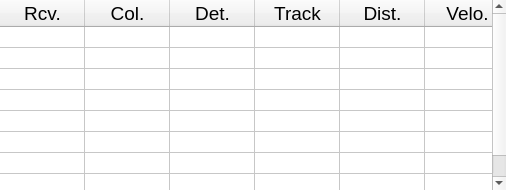
<?xml version="1.0" encoding="UTF-8"?>
<ui version="4.0">
 <class>AWLTableView</class>
 <widget class="QFrame" name="AWLTableView">
  <property name="geometry">
   <rect>
    <x>0</x>
    <y>0</y>
    <width>506</width>
    <height>190</height>
   </rect>
  </property>
  <property name="sizePolicy">
   <sizepolicy hsizetype="MinimumExpanding" vsizetype="MinimumExpanding">
    <horstretch>0</horstretch>
    <verstretch>0</verstretch>
   </sizepolicy>
  </property>
  <property name="minimumSize">
   <size>
    <width>506</width>
    <height>190</height>
   </size>
  </property>
  <property name="font">
   <font>
    <family>MS Shell Dlg 2</family>
   </font>
  </property>
  <property name="windowTitle">
   <string>TableView</string>
  </property>
  <property name="windowIcon">
   <iconset>
    <normaloff>AWLQtDemo.ico</normaloff>AWLQtDemo.ico</iconset>
  </property>
  <property name="styleSheet">
   <string notr="true"/>
  </property>
  <property name="frameShape">
   <enum>QFrame::NoFrame</enum>
  </property>
  <property name="lineWidth">
   <number>2</number>
  </property>
  <layout class="QVBoxLayout" name="verticalLayout">
   <property name="spacing">
    <number>0</number>
   </property>
   <property name="leftMargin">
    <number>0</number>
   </property>
   <property name="topMargin">
    <number>0</number>
   </property>
   <property name="rightMargin">
    <number>0</number>
   </property>
   <property name="bottomMargin">
    <number>0</number>
   </property>
   <item>
    <widget class="QTableWidget" name="distanceTable">
     <property name="sizePolicy">
      <sizepolicy hsizetype="Ignored" vsizetype="MinimumExpanding">
       <horstretch>10</horstretch>
       <verstretch>10</verstretch>
      </sizepolicy>
     </property>
     <property name="minimumSize">
      <size>
       <width>400</width>
       <height>90</height>
      </size>
     </property>
     <property name="font">
      <font>
       <pointsize>-1</pointsize>
      </font>
     </property>
     <property name="autoFillBackground">
      <bool>true</bool>
     </property>
     <property name="styleSheet">
      <string notr="true">font-size: 14px;</string>
     </property>
     <property name="frameShape">
      <enum>QFrame::NoFrame</enum>
     </property>
     <property name="frameShadow">
      <enum>QFrame::Plain</enum>
     </property>
     <property name="lineWidth">
      <number>1</number>
     </property>
     <property name="midLineWidth">
      <number>2</number>
     </property>
     <property name="verticalScrollBarPolicy">
      <enum>Qt::ScrollBarAsNeeded</enum>
     </property>
     <property name="horizontalScrollBarPolicy">
      <enum>Qt::ScrollBarAlwaysOff</enum>
     </property>
     <property name="autoScroll">
      <bool>true</bool>
     </property>
     <property name="tabKeyNavigation">
      <bool>false</bool>
     </property>
     <property name="showGrid">
      <bool>true</bool>
     </property>
     <property name="gridStyle">
      <enum>Qt::SolidLine</enum>
     </property>
     <property name="sortingEnabled">
      <bool>false</bool>
     </property>
     <property name="wordWrap">
      <bool>false</bool>
     </property>
     <property name="cornerButtonEnabled">
      <bool>false</bool>
     </property>
     <property name="rowCount">
      <number>8</number>
     </property>
     <property name="columnCount">
      <number>8</number>
     </property>
     <attribute name="horizontalHeaderVisible">
      <bool>true</bool>
     </attribute>
     <attribute name="horizontalHeaderCascadingSectionResizes">
      <bool>true</bool>
     </attribute>
     <attribute name="horizontalHeaderDefaultSectionSize">
      <number>85</number>
     </attribute>
     <attribute name="horizontalHeaderHighlightSections">
      <bool>false</bool>
     </attribute>
     <attribute name="horizontalHeaderMinimumSectionSize">
      <number>40</number>
     </attribute>
     <attribute name="horizontalHeaderShowSortIndicator" stdset="0">
      <bool>false</bool>
     </attribute>
     <attribute name="horizontalHeaderStretchLastSection">
      <bool>true</bool>
     </attribute>
     <attribute name="verticalHeaderVisible">
      <bool>false</bool>
     </attribute>
     <attribute name="verticalHeaderCascadingSectionResizes">
      <bool>false</bool>
     </attribute>
     <attribute name="verticalHeaderDefaultSectionSize">
      <number>21</number>
     </attribute>
     <attribute name="verticalHeaderHighlightSections">
      <bool>true</bool>
     </attribute>
     <attribute name="verticalHeaderShowSortIndicator" stdset="0">
      <bool>false</bool>
     </attribute>
     <attribute name="verticalHeaderStretchLastSection">
      <bool>false</bool>
     </attribute>
     <row/>
     <row/>
     <row/>
     <row/>
     <row/>
     <row/>
     <row/>
     <row/>
     <column>
      <property name="text">
       <string>Rcv.</string>
      </property>
      <property name="font">
       <font>
        <pointsize>14</pointsize>
       </font>
      </property>
     </column>
     <column>
      <property name="text">
       <string>Col.</string>
      </property>
      <property name="font">
       <font>
        <pointsize>14</pointsize>
       </font>
      </property>
     </column>
     <column>
      <property name="text">
       <string>Det.</string>
      </property>
      <property name="font">
       <font>
        <pointsize>14</pointsize>
       </font>
      </property>
     </column>
     <column>
      <property name="text">
       <string>Track</string>
      </property>
      <property name="font">
       <font>
        <pointsize>14</pointsize>
       </font>
      </property>
     </column>
     <column>
      <property name="text">
       <string>Dist.</string>
      </property>
      <property name="font">
       <font>
        <pointsize>14</pointsize>
       </font>
      </property>
     </column>
     <column>
      <property name="text">
       <string>Velo.</string>
      </property>
      <property name="font">
       <font>
        <pointsize>14</pointsize>
       </font>
      </property>
     </column>
     <column>
      <property name="text">
       <string>Int.</string>
      </property>
      <property name="font">
       <font>
        <pointsize>14</pointsize>
       </font>
      </property>
     </column>
     <column>
      <property name="text">
       <string>Level</string>
      </property>
      <property name="font">
       <font>
        <pointsize>14</pointsize>
       </font>
      </property>
     </column>
     <item row="0" column="0">
      <property name="text">
       <string/>
      </property>
      <property name="font">
       <font>
        <pointsize>12</pointsize>
       </font>
      </property>
      <property name="textAlignment">
       <set>AlignCenter</set>
      </property>
     </item>
     <item row="0" column="1">
      <property name="text">
       <string/>
      </property>
      <property name="font">
       <font>
        <pointsize>12</pointsize>
       </font>
      </property>
      <property name="textAlignment">
       <set>AlignCenter</set>
      </property>
     </item>
     <item row="0" column="2">
      <property name="text">
       <string/>
      </property>
      <property name="font">
       <font>
        <pointsize>12</pointsize>
       </font>
      </property>
      <property name="textAlignment">
       <set>AlignCenter</set>
      </property>
     </item>
     <item row="0" column="3">
      <property name="text">
       <string/>
      </property>
      <property name="font">
       <font>
        <pointsize>12</pointsize>
       </font>
      </property>
      <property name="textAlignment">
       <set>AlignCenter</set>
      </property>
     </item>
     <item row="0" column="4">
      <property name="text">
       <string/>
      </property>
      <property name="font">
       <font>
        <pointsize>12</pointsize>
       </font>
      </property>
      <property name="textAlignment">
       <set>AlignTrailing|AlignVCenter</set>
      </property>
     </item>
     <item row="0" column="5">
      <property name="text">
       <string/>
      </property>
      <property name="font">
       <font>
        <pointsize>12</pointsize>
       </font>
      </property>
      <property name="textAlignment">
       <set>AlignTrailing|AlignVCenter</set>
      </property>
     </item>
     <item row="0" column="6">
      <property name="text">
       <string/>
      </property>
      <property name="font">
       <font>
        <pointsize>12</pointsize>
       </font>
      </property>
      <property name="textAlignment">
       <set>AlignTrailing|AlignVCenter</set>
      </property>
     </item>
     <item row="0" column="7">
      <property name="text">
       <string/>
      </property>
      <property name="font">
       <font>
        <pointsize>12</pointsize>
       </font>
      </property>
      <property name="textAlignment">
       <set>AlignTrailing|AlignVCenter</set>
      </property>
     </item>
     <item row="1" column="0">
      <property name="text">
       <string/>
      </property>
      <property name="font">
       <font>
        <pointsize>12</pointsize>
       </font>
      </property>
      <property name="textAlignment">
       <set>AlignCenter</set>
      </property>
     </item>
     <item row="1" column="1">
      <property name="text">
       <string/>
      </property>
      <property name="font">
       <font>
        <pointsize>12</pointsize>
       </font>
      </property>
      <property name="textAlignment">
       <set>AlignCenter</set>
      </property>
     </item>
     <item row="1" column="2">
      <property name="text">
       <string/>
      </property>
      <property name="font">
       <font>
        <pointsize>12</pointsize>
       </font>
      </property>
      <property name="textAlignment">
       <set>AlignCenter</set>
      </property>
     </item>
     <item row="1" column="3">
      <property name="text">
       <string/>
      </property>
      <property name="font">
       <font>
        <pointsize>12</pointsize>
       </font>
      </property>
      <property name="textAlignment">
       <set>AlignCenter</set>
      </property>
     </item>
     <item row="1" column="4">
      <property name="text">
       <string/>
      </property>
      <property name="font">
       <font>
        <pointsize>12</pointsize>
       </font>
      </property>
      <property name="textAlignment">
       <set>AlignTrailing|AlignVCenter</set>
      </property>
     </item>
     <item row="1" column="5">
      <property name="text">
       <string/>
      </property>
      <property name="font">
       <font>
        <pointsize>12</pointsize>
       </font>
      </property>
      <property name="textAlignment">
       <set>AlignTrailing|AlignVCenter</set>
      </property>
     </item>
     <item row="1" column="6">
      <property name="text">
       <string/>
      </property>
      <property name="font">
       <font>
        <pointsize>12</pointsize>
       </font>
      </property>
      <property name="textAlignment">
       <set>AlignTrailing|AlignVCenter</set>
      </property>
     </item>
     <item row="1" column="7">
      <property name="text">
       <string/>
      </property>
      <property name="font">
       <font>
        <pointsize>12</pointsize>
       </font>
      </property>
      <property name="textAlignment">
       <set>AlignTrailing|AlignVCenter</set>
      </property>
     </item>
     <item row="2" column="0">
      <property name="text">
       <string/>
      </property>
      <property name="font">
       <font>
        <pointsize>12</pointsize>
       </font>
      </property>
      <property name="textAlignment">
       <set>AlignCenter</set>
      </property>
     </item>
     <item row="2" column="1">
      <property name="text">
       <string/>
      </property>
      <property name="font">
       <font>
        <pointsize>12</pointsize>
       </font>
      </property>
      <property name="textAlignment">
       <set>AlignCenter</set>
      </property>
     </item>
     <item row="2" column="2">
      <property name="text">
       <string/>
      </property>
      <property name="font">
       <font>
        <pointsize>12</pointsize>
       </font>
      </property>
      <property name="textAlignment">
       <set>AlignCenter</set>
      </property>
     </item>
     <item row="2" column="3">
      <property name="text">
       <string/>
      </property>
      <property name="font">
       <font>
        <pointsize>12</pointsize>
       </font>
      </property>
      <property name="textAlignment">
       <set>AlignCenter</set>
      </property>
     </item>
     <item row="2" column="4">
      <property name="text">
       <string/>
      </property>
      <property name="font">
       <font>
        <pointsize>12</pointsize>
       </font>
      </property>
      <property name="textAlignment">
       <set>AlignTrailing|AlignVCenter</set>
      </property>
     </item>
     <item row="2" column="5">
      <property name="text">
       <string/>
      </property>
      <property name="font">
       <font>
        <pointsize>12</pointsize>
       </font>
      </property>
      <property name="textAlignment">
       <set>AlignTrailing|AlignVCenter</set>
      </property>
     </item>
     <item row="2" column="6">
      <property name="text">
       <string/>
      </property>
      <property name="font">
       <font>
        <pointsize>12</pointsize>
       </font>
      </property>
      <property name="textAlignment">
       <set>AlignTrailing|AlignVCenter</set>
      </property>
     </item>
     <item row="2" column="7">
      <property name="text">
       <string/>
      </property>
      <property name="font">
       <font>
        <pointsize>12</pointsize>
       </font>
      </property>
      <property name="textAlignment">
       <set>AlignTrailing|AlignVCenter</set>
      </property>
     </item>
     <item row="3" column="0">
      <property name="text">
       <string/>
      </property>
      <property name="font">
       <font>
        <pointsize>12</pointsize>
       </font>
      </property>
      <property name="textAlignment">
       <set>AlignCenter</set>
      </property>
     </item>
     <item row="3" column="1">
      <property name="text">
       <string/>
      </property>
      <property name="font">
       <font>
        <pointsize>12</pointsize>
       </font>
      </property>
      <property name="textAlignment">
       <set>AlignCenter</set>
      </property>
     </item>
     <item row="3" column="2">
      <property name="text">
       <string/>
      </property>
      <property name="font">
       <font>
        <pointsize>12</pointsize>
       </font>
      </property>
      <property name="textAlignment">
       <set>AlignCenter</set>
      </property>
     </item>
     <item row="3" column="3">
      <property name="text">
       <string/>
      </property>
      <property name="font">
       <font>
        <pointsize>12</pointsize>
       </font>
      </property>
      <property name="textAlignment">
       <set>AlignCenter</set>
      </property>
     </item>
     <item row="3" column="4">
      <property name="text">
       <string/>
      </property>
      <property name="font">
       <font>
        <pointsize>12</pointsize>
       </font>
      </property>
      <property name="textAlignment">
       <set>AlignTrailing|AlignVCenter</set>
      </property>
     </item>
     <item row="3" column="5">
      <property name="text">
       <string/>
      </property>
      <property name="font">
       <font>
        <pointsize>12</pointsize>
       </font>
      </property>
      <property name="textAlignment">
       <set>AlignTrailing|AlignVCenter</set>
      </property>
     </item>
     <item row="3" column="6">
      <property name="text">
       <string/>
      </property>
      <property name="font">
       <font>
        <pointsize>12</pointsize>
       </font>
      </property>
      <property name="textAlignment">
       <set>AlignTrailing|AlignVCenter</set>
      </property>
     </item>
     <item row="3" column="7">
      <property name="text">
       <string/>
      </property>
      <property name="font">
       <font>
        <pointsize>12</pointsize>
       </font>
      </property>
      <property name="textAlignment">
       <set>AlignTrailing|AlignVCenter</set>
      </property>
     </item>
     <item row="4" column="0">
      <property name="text">
       <string/>
      </property>
      <property name="font">
       <font>
        <pointsize>12</pointsize>
       </font>
      </property>
      <property name="textAlignment">
       <set>AlignCenter</set>
      </property>
     </item>
     <item row="4" column="1">
      <property name="text">
       <string/>
      </property>
      <property name="font">
       <font>
        <pointsize>12</pointsize>
       </font>
      </property>
      <property name="textAlignment">
       <set>AlignCenter</set>
      </property>
     </item>
     <item row="4" column="2">
      <property name="text">
       <string/>
      </property>
      <property name="font">
       <font>
        <pointsize>12</pointsize>
       </font>
      </property>
      <property name="textAlignment">
       <set>AlignCenter</set>
      </property>
     </item>
     <item row="4" column="3">
      <property name="text">
       <string/>
      </property>
      <property name="font">
       <font>
        <pointsize>12</pointsize>
       </font>
      </property>
      <property name="textAlignment">
       <set>AlignCenter</set>
      </property>
     </item>
     <item row="4" column="4">
      <property name="text">
       <string/>
      </property>
      <property name="font">
       <font>
        <pointsize>12</pointsize>
       </font>
      </property>
      <property name="textAlignment">
       <set>AlignTrailing|AlignVCenter</set>
      </property>
     </item>
     <item row="4" column="5">
      <property name="text">
       <string/>
      </property>
      <property name="font">
       <font>
        <pointsize>12</pointsize>
       </font>
      </property>
      <property name="textAlignment">
       <set>AlignTrailing|AlignVCenter</set>
      </property>
     </item>
     <item row="4" column="6">
      <property name="text">
       <string/>
      </property>
      <property name="font">
       <font>
        <pointsize>12</pointsize>
       </font>
      </property>
      <property name="textAlignment">
       <set>AlignTrailing|AlignVCenter</set>
      </property>
     </item>
     <item row="4" column="7">
      <property name="text">
       <string/>
      </property>
      <property name="font">
       <font>
        <pointsize>12</pointsize>
       </font>
      </property>
      <property name="textAlignment">
       <set>AlignTrailing|AlignVCenter</set>
      </property>
     </item>
     <item row="5" column="0">
      <property name="text">
       <string/>
      </property>
      <property name="font">
       <font>
        <pointsize>12</pointsize>
       </font>
      </property>
      <property name="textAlignment">
       <set>AlignCenter</set>
      </property>
     </item>
     <item row="5" column="1">
      <property name="text">
       <string/>
      </property>
      <property name="font">
       <font>
        <pointsize>12</pointsize>
       </font>
      </property>
      <property name="textAlignment">
       <set>AlignCenter</set>
      </property>
     </item>
     <item row="5" column="2">
      <property name="text">
       <string/>
      </property>
      <property name="font">
       <font>
        <pointsize>12</pointsize>
       </font>
      </property>
      <property name="textAlignment">
       <set>AlignCenter</set>
      </property>
     </item>
     <item row="5" column="3">
      <property name="text">
       <string/>
      </property>
      <property name="font">
       <font>
        <pointsize>12</pointsize>
       </font>
      </property>
      <property name="textAlignment">
       <set>AlignCenter</set>
      </property>
     </item>
     <item row="5" column="4">
      <property name="text">
       <string/>
      </property>
      <property name="font">
       <font>
        <pointsize>12</pointsize>
       </font>
      </property>
      <property name="textAlignment">
       <set>AlignTrailing|AlignVCenter</set>
      </property>
     </item>
     <item row="5" column="5">
      <property name="text">
       <string/>
      </property>
      <property name="font">
       <font>
        <pointsize>12</pointsize>
       </font>
      </property>
      <property name="textAlignment">
       <set>AlignTrailing|AlignVCenter</set>
      </property>
     </item>
     <item row="5" column="6">
      <property name="text">
       <string/>
      </property>
      <property name="font">
       <font>
        <pointsize>12</pointsize>
       </font>
      </property>
      <property name="textAlignment">
       <set>AlignTrailing|AlignVCenter</set>
      </property>
     </item>
     <item row="5" column="7">
      <property name="text">
       <string/>
      </property>
      <property name="font">
       <font>
        <pointsize>12</pointsize>
       </font>
      </property>
      <property name="textAlignment">
       <set>AlignTrailing|AlignVCenter</set>
      </property>
     </item>
     <item row="6" column="0">
      <property name="text">
       <string/>
      </property>
      <property name="font">
       <font>
        <pointsize>12</pointsize>
       </font>
      </property>
      <property name="textAlignment">
       <set>AlignCenter</set>
      </property>
     </item>
     <item row="6" column="1">
      <property name="text">
       <string/>
      </property>
      <property name="font">
       <font>
        <pointsize>12</pointsize>
       </font>
      </property>
      <property name="textAlignment">
       <set>AlignCenter</set>
      </property>
     </item>
     <item row="6" column="2">
      <property name="text">
       <string/>
      </property>
      <property name="font">
       <font>
        <pointsize>12</pointsize>
       </font>
      </property>
      <property name="textAlignment">
       <set>AlignCenter</set>
      </property>
     </item>
     <item row="6" column="3">
      <property name="text">
       <string/>
      </property>
      <property name="font">
       <font>
        <pointsize>12</pointsize>
       </font>
      </property>
      <property name="textAlignment">
       <set>AlignCenter</set>
      </property>
     </item>
     <item row="6" column="4">
      <property name="text">
       <string/>
      </property>
      <property name="font">
       <font>
        <pointsize>12</pointsize>
       </font>
      </property>
      <property name="textAlignment">
       <set>AlignTrailing|AlignVCenter</set>
      </property>
     </item>
     <item row="6" column="5">
      <property name="text">
       <string/>
      </property>
      <property name="font">
       <font>
        <pointsize>12</pointsize>
       </font>
      </property>
      <property name="textAlignment">
       <set>AlignTrailing|AlignVCenter</set>
      </property>
     </item>
     <item row="6" column="6">
      <property name="text">
       <string/>
      </property>
      <property name="font">
       <font>
        <pointsize>12</pointsize>
       </font>
      </property>
      <property name="textAlignment">
       <set>AlignTrailing|AlignVCenter</set>
      </property>
     </item>
     <item row="6" column="7">
      <property name="text">
       <string/>
      </property>
      <property name="font">
       <font>
        <pointsize>12</pointsize>
       </font>
      </property>
      <property name="textAlignment">
       <set>AlignTrailing|AlignVCenter</set>
      </property>
     </item>
     <item row="7" column="0">
      <property name="text">
       <string/>
      </property>
      <property name="font">
       <font>
        <pointsize>12</pointsize>
       </font>
      </property>
      <property name="textAlignment">
       <set>AlignCenter</set>
      </property>
     </item>
     <item row="7" column="1">
      <property name="text">
       <string/>
      </property>
      <property name="font">
       <font>
        <pointsize>12</pointsize>
       </font>
      </property>
      <property name="textAlignment">
       <set>AlignCenter</set>
      </property>
     </item>
     <item row="7" column="2">
      <property name="text">
       <string/>
      </property>
      <property name="font">
       <font>
        <pointsize>12</pointsize>
       </font>
      </property>
      <property name="textAlignment">
       <set>AlignCenter</set>
      </property>
     </item>
     <item row="7" column="3">
      <property name="text">
       <string/>
      </property>
      <property name="font">
       <font>
        <pointsize>12</pointsize>
       </font>
      </property>
      <property name="textAlignment">
       <set>AlignCenter</set>
      </property>
     </item>
     <item row="7" column="4">
      <property name="text">
       <string/>
      </property>
      <property name="font">
       <font>
        <pointsize>12</pointsize>
       </font>
      </property>
      <property name="textAlignment">
       <set>AlignTrailing|AlignVCenter</set>
      </property>
     </item>
     <item row="7" column="5">
      <property name="text">
       <string/>
      </property>
      <property name="font">
       <font>
        <pointsize>12</pointsize>
       </font>
      </property>
      <property name="textAlignment">
       <set>AlignTrailing|AlignVCenter</set>
      </property>
     </item>
     <item row="7" column="6">
      <property name="text">
       <string/>
      </property>
      <property name="font">
       <font>
        <pointsize>12</pointsize>
       </font>
      </property>
      <property name="textAlignment">
       <set>AlignTrailing|AlignVCenter</set>
      </property>
     </item>
     <item row="7" column="7">
      <property name="text">
       <string/>
      </property>
      <property name="font">
       <font>
        <pointsize>12</pointsize>
       </font>
      </property>
      <property name="textAlignment">
       <set>AlignTrailing|AlignVCenter</set>
      </property>
     </item>
    </widget>
   </item>
  </layout>
 </widget>
 <resources/>
 <connections/>
</ui>
